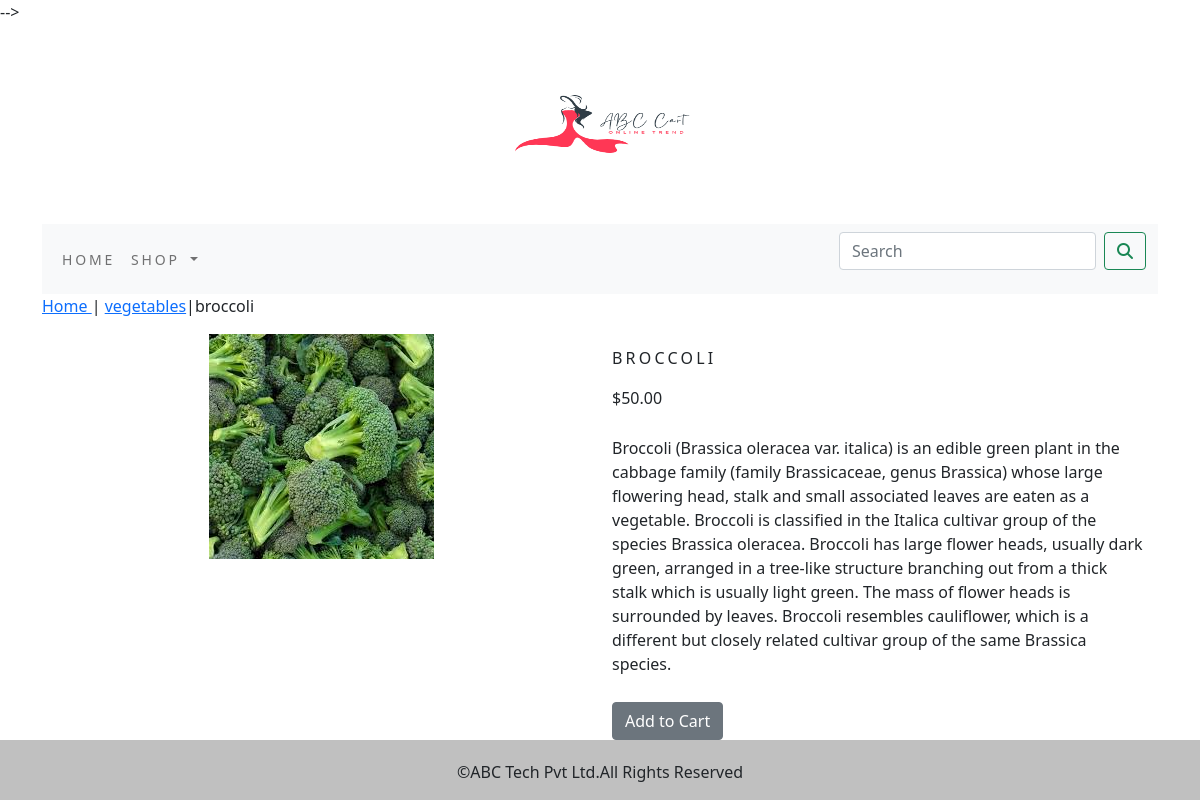
/shop/vegetables/broccoli/, run on the app's committed database.
### shop/models.py (models this page shows, shortened)
class Product(models.Model):
    name=models.CharField(max_length=250,unique=True)
    slug=models.SlugField(max_length=250,unique=True)
    desc=models.TextField(blank=True)
    price=models.DecimalField(max_digits=10,decimal_places=2)
    category=models.ForeignKey(Category,on_delete=models.CASCADE)
    image=models.ImageField(upload_to='product',blank=True)
    stock=models.IntegerField()
    available=models.BooleanField(default=True)
    created=models.DateTimeField(auto_now_add=True)
    updated=models.DateTimeField(auto_now=True)
    def get_url(self):
        return reverse('shop:proCatDetail',args=[self.category.slug,self.slug])
    class Meta:
        ordering = ('name',)
        verbose_name = 'product'
        verbose_name_plural = 'products'

class Category(models.Model):
    name=models.CharField(max_length=250,unique=True)
    slug=models.SlugField(max_length=250,unique=True)
    desc=models.TextField(blank=True)
    image=models.ImageField(upload_to='category',blank=True)
    class Meta:
        ordering=('name',)
        verbose_name ='category'
        verbose_name_plural='categories'
    def get_url(self):
        return reverse('shop:products_by_category',args=[self.slug])
    def __str__(self):
        return '{}'.format(self.name)

### shop/views.py (the view)
# urls.py: path('<slug:c_slug>/<slug:product_slug>/', views.proDetail, name='proCatDetail'),
def proDetail(request,c_slug,product_slug):
    try:
        product=Product.objects.get(category__slug=c_slug,slug=product_slug)
    except Exception as e:
        raise e
    return render(request,'product.html',{'product':product})

### cart/context_processors.py (called while the page is built)
def counter(request):
    item_count=0
    if 'admin' in request.path:
        return {}
    else:
        try:
            cart=Cart.objects.filter(cart_id=_cart_id(request))
            cart_items=CartItem.objects.filter(cart=cart[:1])
            for cart_item in cart_items:
                item_count += cart_item.quantity
        except Cart.DoesNotExist:
            item_count=0
    return dict(item_count=item_count)

### cart/views.py (called while the page is built)
def _cart_id(request):
    cart=request.session.session_key
    if not cart:
        cart=request.session.create()
    return cart

### shop/context_processors.py (called while the page is built)
def menu_links(request):
    links=Category.objects.all()
    return dict(links=links)

### templates/product.html (shortened to what this page needs)
{% extends 'base.html' %}
{% load static %}
{% block content %}
<div class="row">
    <div class="mx-auto">
        <p> <a href="{% url 'shop:allProdCat' %}"> Home </a> | <a href="{{product.category.get_url}}">{{product.category}}</a>|{{product.name}}</p>
    </div>
</div>
<div class="container">
    <div class="row">
        <div class="col-12 col-sm-12 col-md-12 col-lg-6 text-center">
            <div style="min-width:18rem">
            <a href="{{product.get_url}}"><img src="{{product.image.url}}" alt="{{product.name}}"></a>
                </div>
        </div>
        <div class="col-12 col-sm-12 col-md-12 col-lg-6">
            <div>
            <h1 class="my_prod_title my_prod_text">{{product.name}}</h1>
            <p class="my_prod_text">${{product.price}}</p>
            <p class="text-justify my_prod_text">{{product.desc}}</p>
            {% if product.stock <= 0 %}
                <p class="text-justify my_prod_text"><b>Out of Stock</b></p>
            {% else %}
                <a class="btn btn-secondary" href="{% url 'cart:add_cart' product.id %}">Add to Cart</a>
            {% endif %}
            </div>
        </div>
    </div>
</div>
{% endblock %}

### templates/base.html (shortened to what this page needs)
{% load static %}
<html lang="en">
<head>
    <link rel="stylesheet" href="{% static 'css/custom.css' %}">
    <link href="{% static 'css/bootstrap.min.css' %}" rel="stylesheet">
</head>
<body>
<div class="container">
{% include 'header.html' %}
{% include 'navbar1.html' %}
{% block content %}
{% endblock %}
</div>
{% include 'footer.html' %}
</body>
</html>

### templates/header.html
{% load static %}
<header>
   <center>
        <img src= "{% static 'img/logo2.png' %}" alt="logo image" width="300" height="200" >
   </center>
</header>

### templates/navbar1.html (shortened to what this page needs)
<nav class="navbar navbar-expand-lg navbar-light bg-light">
  <div class="container-fluid">
    <div class="collapse navbar-collapse" id="navbarSupportedContent">
      <ul class="navbar-nav me-auto mb-2 mb-lg-0">
        <li class="nav-item">
          <a class="nav-link" href="#">Home</a>
        </li>
        <li class="nav-item dropdown {% if 'shop' in request.path %} active {% endif %} ">
          <a class="nav-link dropdown-toggle" href="#" id="navbarDropdown" role="button" data-bs-toggle="dropdown" aria-expanded="false">
            shop
          </a>
        </li>
      </ul>
      <form class="d-flex" method="GET" action="{% url 'search_app:Search_Result' %}">
        <input class="form-control me-2" type="search" name="q" placeholder="Search" aria-label="Search">
        <button class="btn btn-outline-success" type="submit"><i class="fa fa-search"></i></button>
      </form>
    </div>
  </div>
</nav>

### templates/footer.html
{% load static %}
<div class="footer navbar-fixed-bottom my_footer">
    <p class="text-center">&copy;ABC Tech Pvt Ltd.All Rights Reserved</p>
</div>

### static/css/custom.css (style rules this page uses)
body { font-family: 'Crimson Text', serif; }
.nav-item { letter-spacing:.2em; font-size:14px; text-transform:uppercase; }
.my_footer { background-color:#C0C0C0; height:60px; }
.my_footer p { padding-top:20px; font_size:14px; }
.my_prod_title { font-size:16px; text-transform:uppercase; letter-spacing:.2em; padding-top:15px; padding-bottom:20px; }
.my_prod_text { padding_right:20px; padding-bottom:10px; }

### data on the page
Product: category "vegetables", name "broccoli", image (picture), name "BROCCOLI", price "50.00", desc "Broccoli (Brassica oleracea var. italica) is an edible green plant in the cabbage family (family Brassicaceae, genus Brassica) whose large flowering head, stalk and small associated leaves are eaten as a vegetable. Broccoli is classified in the Italica cultivar group of the species Brassica oleracea. Broccoli has large flower heads, usually dark green, arranged in a tree-like structure branching out from a thick stalk which is usually light green. The mass of flower heads is surrounded by leaves. Broccoli resembles cauliflower, which is a different but closely related cultivar group of the same Brassica species."
